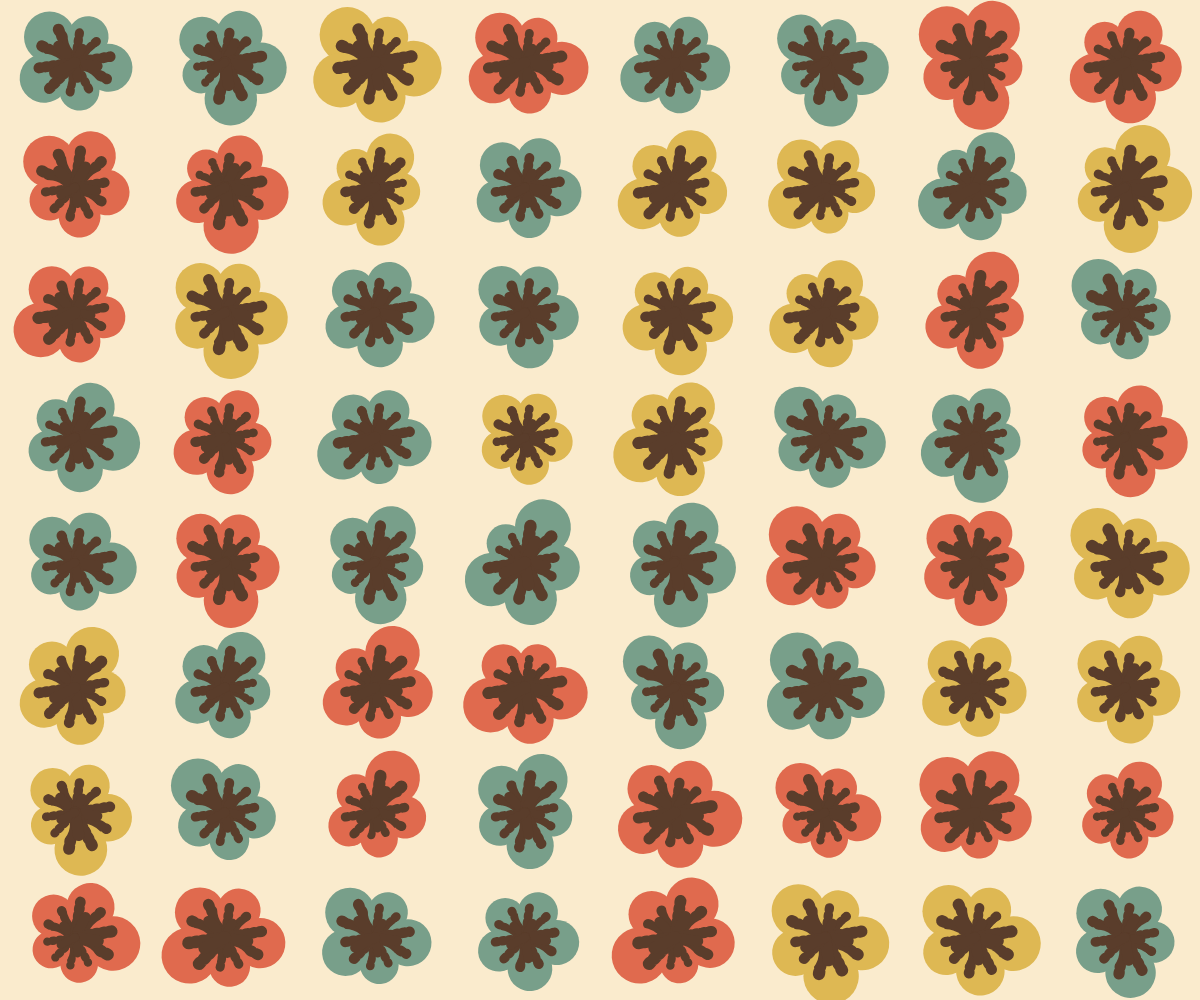
Frame 1 (no input)
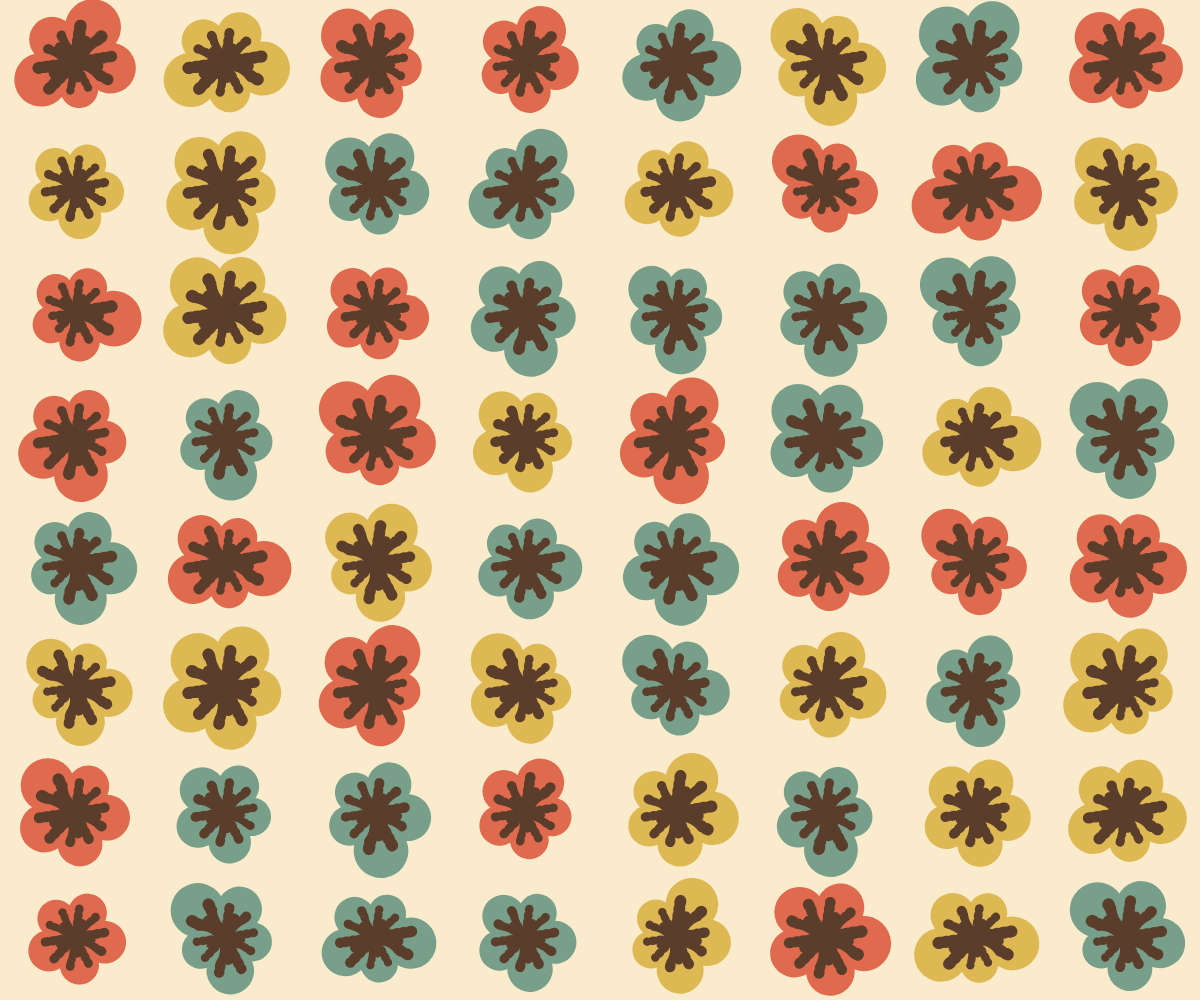
Frame 60 (no input)
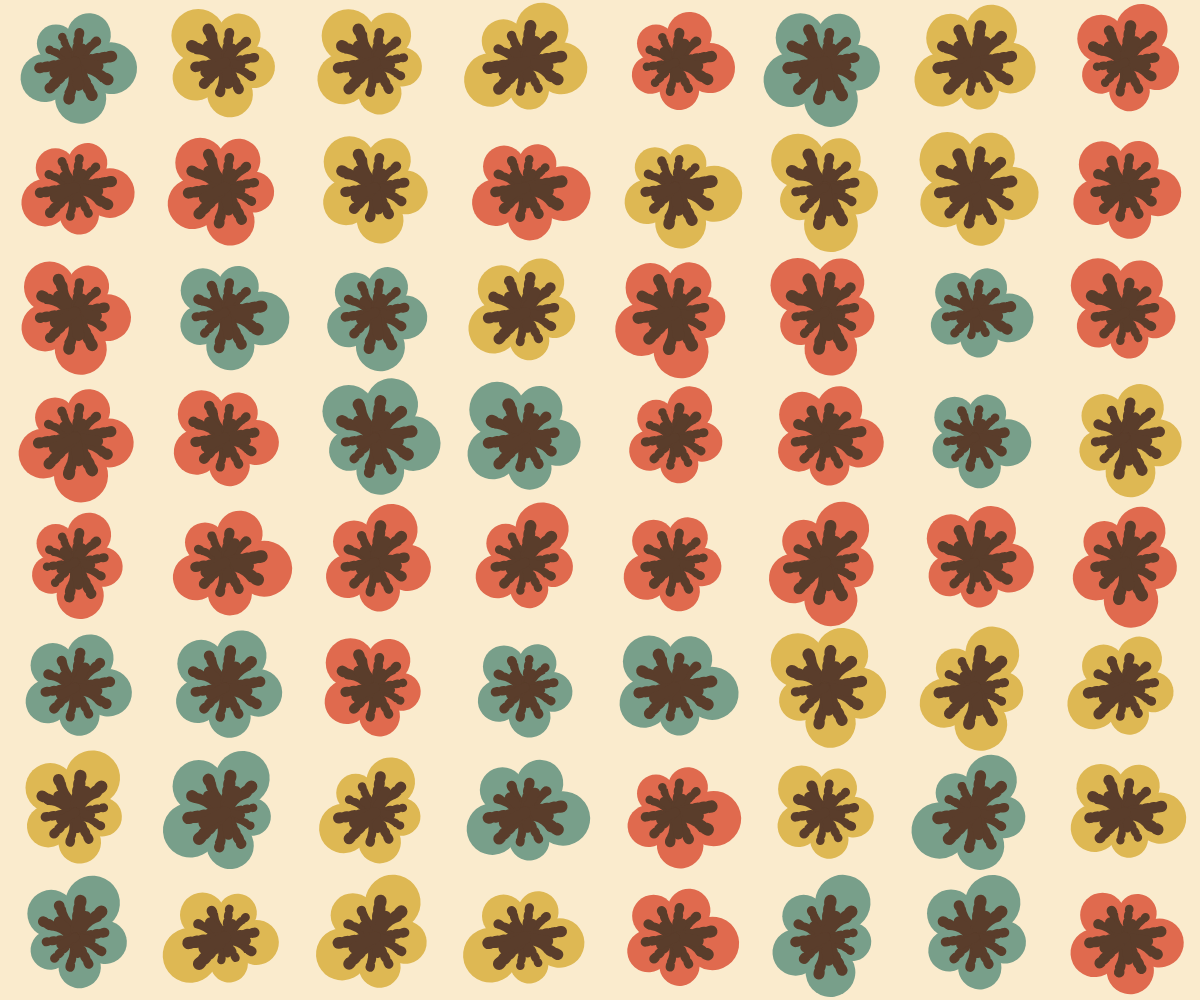
Frame 120 (the mouse pressed at the canvas centre since frame 60)

The p5.js sketch that drew these frames (run headless with seeded random() and noise() and a simulated clock; from frame 60 on, the mouse is pressed at the canvas centre):

// p5.js sketch
// ── sketch.js
let bg = ["#FAEBCD"];
let c = ["#E06A4E", "#DEB853", "#789F8A"];

var x, y; // 圖案的位置
var dx = 1; // x 軸的速度
var dy = 1; // y 軸的速度

function setup() {
  createCanvas(windowWidth, windowHeight);
  angleMode(DEGREES);
  background(bg);
}

function draw() {
  // 清除背景
  background(bg);

  // 繪製圖案
  drawPattern(x, y);

  // 更新圖案的位置
  x += dx;
  y += dy;

  // 檢查是否碰到邊框，如果是，則反彈
  if (x <= 0 || x >= width) {
    dx *= -1;
  }
  if (y <= 0 || y >= height) {
    dy *= -1;
  }
}

function drawPattern(x, y) {
  let cols = int(8);
  let rows = cols;
  let cellW = width / cols;
  let cellH = height / rows;

  //   n度で回転
  let n = 72;

  for (let i = 0; i < cols; i++) {
    for (let j = 0; j < rows; j++) {
      fill(random(c));
      for (let r = 0; r < 360; r = r + n) {
        let posX = i * cellW;
        let posY = j * cellH;
        let d = cellW / random(8, 12);

        push();
        translate(posX + cellW / 2, posY + cellH / 2);
        rotate(r);

        noStroke();
        circle(-d * 1.5, -d * 1.5, d * 3);

        stroke("#5A3D2B");
        strokeWeight(d / 1.5);
        drawingContext.setLineDash([2, 5]);

        beginShape();
        vertex(0, 0);
        vertex(-d, -d);
        line(0, 0, -d, -d * 2);
        line(0, 0, -d * 2, -d);
        endShape();

        pop();
      }
    }
  }
}

function mouseClicked() {
  // 每次點擊畫面時，重置圖案的位置和速度
  x = mouseX;
  y = mouseY;
  dx = 1;
  dy = 1;
}
